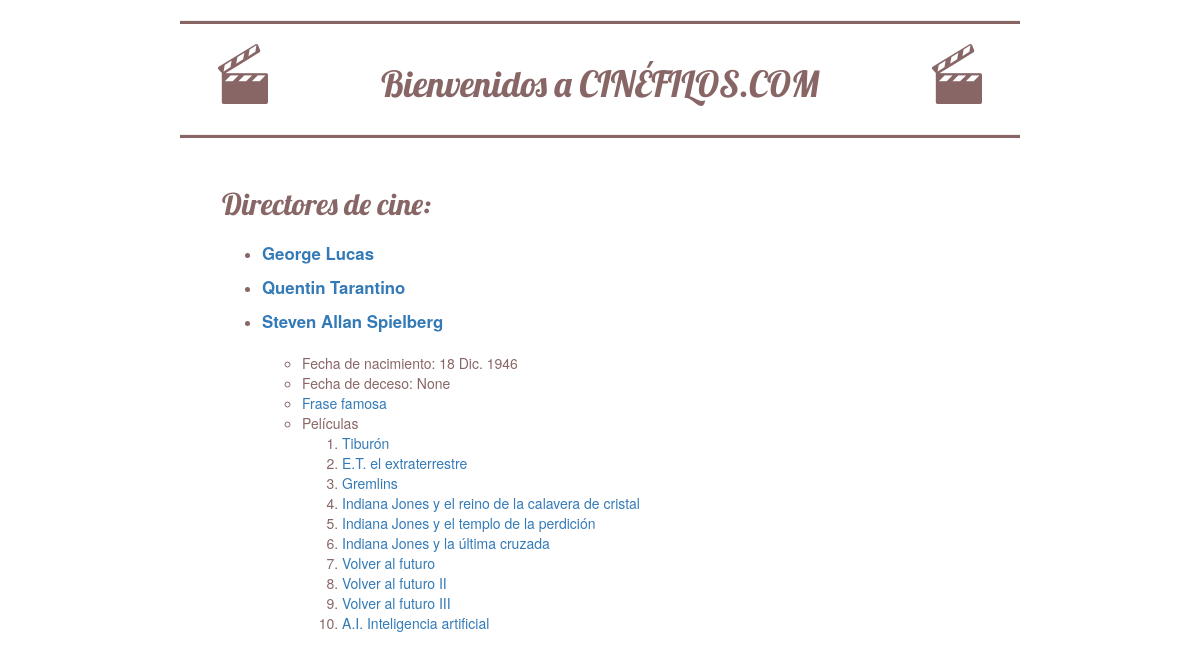
Screenshot of /director/Steven Allan Spielberg/ with the database file from the repository.
### miapp/models.py (models this page shows)
class Director(models.Model):
    name = models.CharField(max_length=64, help_text='Nombre del director')
    birth = models.DateField(help_text='Fecha de nacimiento')
    dead = models.DateField(null=True, blank=True, help_text='Fecha de deceso')
    phrase = models.ForeignKey(Phrase, null=True, blank=True,
                               on_delete=models.SET_NULL,
                               help_text='Frase famosa'
                               )
    movies = models.ManyToManyField(Movie, blank=True, help_text='Películas dirigidas')
    def __str__(self):
        return self.name

class Movie(models.Model):
    title = models.CharField(max_length=128, help_text='Título de la película')
    synopsis = models.TextField(help_text='Resumen de la película')
    def __str__(self):
        return self.title

### miapp/views.py (the view)
# urls.py: path('', views.directors_list, name='indexview'),
def directors_list(request, dname=None, mtitle=None, phrase=None):
    dname = dname
    mtitle = mtitle
    phrase = phrase
    directors = Director.objects.order_by('name')
    return render(request, 'miapp/index.html', {'dname': dname,
                                                'mtitle': mtitle,
                                                'phrase': phrase,
                                                'directors': directors
                                                }
                  )

### miapp/templates/miapp/index.html (shortened to what this page needs)
{% load static %}
<html lang="es">
    <head>
   		<link rel="stylesheet" href="//maxcdn.bootstrapcdn.com/bootstrap/3.2.0/css/bootstrap.min.css">
		<link rel="stylesheet" href="//maxcdn.bootstrapcdn.com/bootstrap/3.2.0/css/bootstrap-theme.min.css">
        <link rel="stylesheet" href="{% static 'css/miapp.css' %}">
    </head>
    <body>
        <hr>
        <div id="contenedor">
            <div class="izq"><img src="{% static 'images/claqueta.png' %}" alt="claqueta de cine"></div>
            <div class="cen"><h1><a href="/"> Bienvenidos a CINÉFILOS.COM </a></h1></div>
            <div class="der"><img src="{% static 'images/claqueta.png' %}" alt="claqueta de cine"></div>
        </div>
        <hr>
        <div class="main">
            <h2>
                <a href="/"> Directores de cine: </a>
            </h2>
            {% for director in directors %}
            <ul>
                <li><a href="{% url 'directorview' dname=director.name %}"> <strong>{{ director }}</strong> </a></li>
                {% if director.name == dname %}
                <br>
                <ul>
                    <li> Fecha de nacimiento: {{ director.birth }} </li>
                    <li> Fecha de deceso: {{ director.dead }} </li>
                    <li><a href="{% url 'phraseview' dname=director.name phrase=director.phrase.name %}"> Frase famosa </a></li>
                    <li> Películas </li>
                    <ol>
                        {% for movie in director.movies.all %}
                        <li><a href="{% url 'movieview' dname=director.name mtitle=movie.title %}"> {{ movie }} </a></li>
                        {% endfor %}
                    </ol>
                </ul>
                {% endif %}
            </ul>
            {% endfor %}
        </div>
    </body>
</html>

### miapp/static/css/miapp.css (style rules this page uses)
#contenedor { display: flex; flex-wrap: no-wrap; }
#contenedor .cen { width: 70%; text-align: center; }
#contenedor .izq { width: 15%; text-align: center; }
#contenedor .der { width: 15%; text-align: center; }
h2 { margin-bottom: 20px; margin-top: 50px; }
h1 a, h2 a { color: #866; font-family: 'Lobster'; }
hr { color: #866; border-bottom-style: solid; border-bottom-width: medium; }
body { color: #866; margin-left: 15%; margin-right: 15%; }
.main { margin-left: 5%; margin-right: 5%; }
li { color: #866; }
strong { font-size: 120% }

### rows the page displays
Director: name "George Lucas"
Director: name "Quentin Tarantino"
Director: name "Steven Allan Spielberg", birth "18 Dic. 1946", dead "None"
Movie: title "Tiburón"
Movie: title "E.T. el extraterrestre"
Movie: title "Gremlins"
Movie: title "Indiana Jones y el reino de la calavera de cristal"
Movie: title "Indiana Jones y el templo de la perdición"
Movie: title "Indiana Jones y la última cruzada"
Movie: title "Volver al futuro"
Movie: title "Volver al futuro II"
Movie: title "Volver al futuro III"
Movie: title "A.I. Inteligencia artificial"
